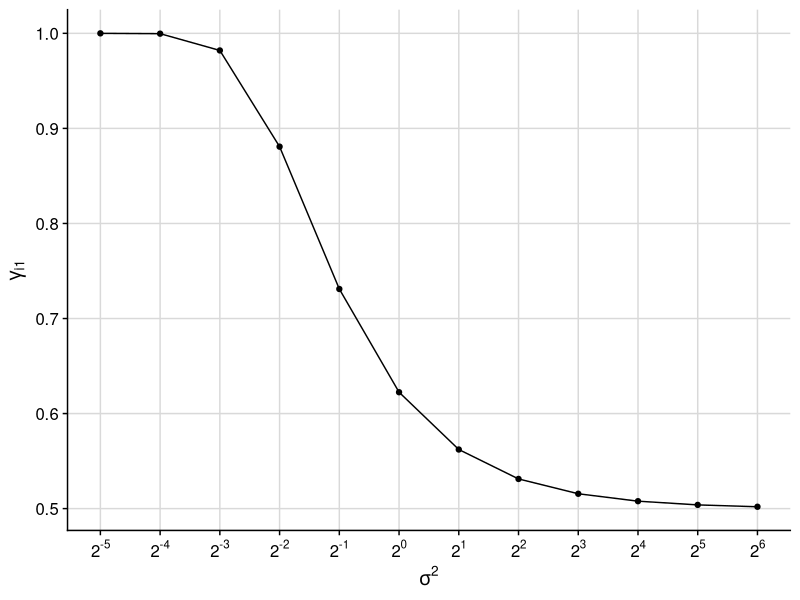

This figure's R source:
## ---- chunk 1
root_fn <- function(lambda) 1/lambda^2 + 1/(lambda-1)^2 - 4
root_neg <- uniroot(root_fn, interval = c(-100, -0.01))$root
root_pos_01 <- try(uniroot(root_fn, interval = c(0.01, 0.99))$root)
root_pos_g1 <- uniroot(root_fn, interval = c(1.01, 100))$root
root_vec <- c("neg" = root_neg, "pos" = root_pos_g1)
## ---- chunk 2
root_vec
## ---- chunk 3
x_fn <- function(lambda) 1 / 2 / (lambda - 1)
y_fn <- function(lambda) 1 / 2 / lambda
orig_fn <- function(x, y) x^2 + x + y
# for lambda in [-100, -0.01]:
x_neg <- x_fn(root_neg)
y_neg <- y_fn(root_neg)
x_neg^2 + y_neg^2
orig_fn(x_neg, y_neg)
# for lambda in [0.01, 100]:
x_pos <- x_fn(root_pos_g1)
y_pos <- y_fn(root_pos_g1)
x_pos^2 + y_pos^2
orig_fn(x_pos, y_pos)
## ---- chunk 4
library(ggplot2)
get_responsibility <- function(sigma_squared,
                                squared_diff_1 = 1,
                                squared_diff_2 = 1.5) {
  comp_1 <- exp(-1 / sigma_squared * squared_diff_1)
  comp_2 <- exp(-1 / sigma_squared * squared_diff_2)
  comp_1 / (comp_1 + comp_2)
}

exponent_vec <- c(-5, -4, -3, -2, -1, 0, 1, 2, 3, 4, 5, 6)
sigma_2_vec <- 2^(c(-5, -4, -3, -2, -1, 0, 1, 2, 3, 4, 5, 6))
gamma_ik_vec <- sapply(sigma_2_vec, get_responsibility)
plot_tbl <- tibble::tibble(
  exponent = exponent_vec,
  sigma_2 = sigma_2_vec,
  gamma_ik = gamma_ik_vec
)
p <- ggplot(
  plot_tbl,
  aes(x = exponent, y = gamma_ik)
) +
  geom_line() +
  geom_point() +
  scale_x_continuous(
    breaks = exponent_vec,
    labels = scales::math_format(2^.x)
  ) +
  labs(
    x = expression(sigma^2),
    y = expression(gamma[i1])
  ) +
  cowplot::theme_cowplot() +
  cowplot::background_grid(major = "xy")
p
